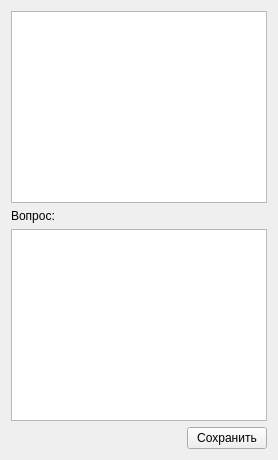
                   <widget class="QWidget" name="tab_14">
                    <attribute name="title">
                     <string>Члены комиссии/доп. вопросы</string>
                    </attribute>
                    <layout class="QVBoxLayout" name="verticalLayout_13">
                     <item>
                      <widget class="QTableView" name="currentExamMemberListTableView"/>
                     </item>
                     <item>
                      <widget class="QLabel" name="label_23">
                       <property name="text">
                        <string>Вопрос:</string>
                       </property>
                      </widget>
                     </item>
                     <item>
                      <widget class="QPlainTextEdit" name="currentExamMemberQuestionTextEdit"/>
                     </item>
                     <item>
                      <layout class="QHBoxLayout" name="horizontalLayout_32">
                       <item>
                        <spacer name="horizontalSpacer_10">
                         <property name="orientation">
                          <enum>Qt::Horizontal</enum>
                         </property>
                         <property name="sizeHint" stdset="0">
                          <size>
                           <width>40</width>
                           <height>20</height>
                          </size>
                         </property>
                        </spacer>
                       </item>
                       <item>
                        <widget class="QPushButton" name="saveQuestionButton">
                         <property name="text">
                          <string>Сохранить</string>
                         </property>
                        </widget>
                       </item>
                      </layout>
                     </item>
                    </layout>
                   </widget>
